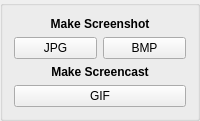
       <widget class="QGroupBox" name="groupBox_8">
        <property name="sizePolicy">
         <sizepolicy hsizetype="Fixed" vsizetype="Preferred">
          <horstretch>0</horstretch>
          <verstretch>0</verstretch>
         </sizepolicy>
        </property>
        <property name="maximumSize">
         <size>
          <width>280</width>
          <height>180</height>
         </size>
        </property>
        <property name="title">
         <string/>
        </property>
        <layout class="QVBoxLayout" name="verticalLayout_3">
         <item>
          <layout class="QVBoxLayout" name="verticalLayout_10">
           <item>
            <widget class="QLabel" name="label_7">
             <property name="font">
              <font>
               <weight>75</weight>
               <bold>true</bold>
              </font>
             </property>
             <property name="text">
              <string>Make Screenshot</string>
             </property>
             <property name="alignment">
              <set>Qt::AlignCenter</set>
             </property>
            </widget>
           </item>
           <item>
            <layout class="QHBoxLayout" name="horizontalLayout_21">
             <item>
              <widget class="QPushButton" name="JPG">
               <property name="maximumSize">
                <size>
                 <width>260</width>
                 <height>16777215</height>
                </size>
               </property>
               <property name="text">
                <string>JPG</string>
               </property>
              </widget>
             </item>
             <item>
              <widget class="QPushButton" name="BMP">
               <property name="text">
                <string>BMP</string>
               </property>
              </widget>
             </item>
            </layout>
           </item>
          </layout>
         </item>
         <item>
          <widget class="QLabel" name="label_12">
           <property name="font">
            <font>
             <weight>75</weight>
             <bold>true</bold>
            </font>
           </property>
           <property name="text">
            <string>Make Screencast</string>
           </property>
           <property name="alignment">
            <set>Qt::AlignCenter</set>
           </property>
          </widget>
         </item>
         <item>
          <widget class="QPushButton" name="GIF">
           <property name="sizePolicy">
            <sizepolicy hsizetype="Preferred" vsizetype="Preferred">
             <horstretch>0</horstretch>
             <verstretch>0</verstretch>
            </sizepolicy>
           </property>
           <property name="maximumSize">
            <size>
             <width>16777215</width>
             <height>16777212</height>
            </size>
           </property>
           <property name="layoutDirection">
            <enum>Qt::LeftToRight</enum>
           </property>
           <property name="text">
            <string>GIF</string>
           </property>
           <property name="flat">
            <bool>false</bool>
           </property>
          </widget>
         </item>
        </layout>
       </widget>
